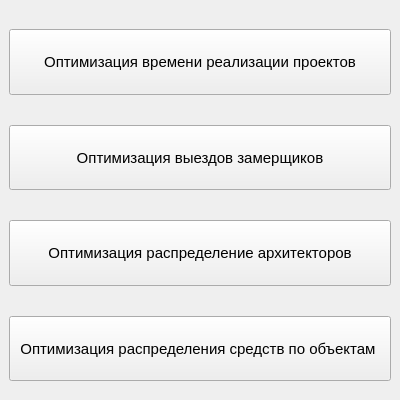
<?xml version="1.0" encoding="UTF-8"?>
<ui version="4.0">
 <class>MainWindow</class>
 <widget class="QMainWindow" name="MainWindow">
  <property name="geometry">
   <rect>
    <x>0</x>
    <y>0</y>
    <width>400</width>
    <height>400</height>
   </rect>
  </property>
  <property name="sizePolicy">
   <sizepolicy hsizetype="Fixed" vsizetype="Fixed">
    <horstretch>0</horstretch>
    <verstretch>0</verstretch>
   </sizepolicy>
  </property>
  <property name="minimumSize">
   <size>
    <width>400</width>
    <height>400</height>
   </size>
  </property>
  <property name="maximumSize">
   <size>
    <width>400</width>
    <height>400</height>
   </size>
  </property>
  <property name="baseSize">
   <size>
    <width>385</width>
    <height>400</height>
   </size>
  </property>
  <property name="windowTitle">
   <string>Optimizations</string>
  </property>
  <widget class="QWidget" name="centralwidget">
   <layout class="QVBoxLayout" name="verticalLayout_2">
    <item>
     <layout class="QVBoxLayout" name="verticalLayout">
      <property name="spacing">
       <number>30</number>
      </property>
      <property name="topMargin">
       <number>20</number>
      </property>
      <property name="bottomMargin">
       <number>10</number>
      </property>
      <item>
       <widget class="QPushButton" name="ProjectsButton">
        <property name="sizePolicy">
         <sizepolicy hsizetype="Minimum" vsizetype="Preferred">
          <horstretch>0</horstretch>
          <verstretch>0</verstretch>
         </sizepolicy>
        </property>
        <property name="font">
         <font>
          <pointsize>11</pointsize>
         </font>
        </property>
        <property name="text">
         <string>Оптимизация времени реализации проектов</string>
        </property>
       </widget>
      </item>
      <item>
       <widget class="QPushButton" name="MeasurersButton">
        <property name="sizePolicy">
         <sizepolicy hsizetype="Minimum" vsizetype="Preferred">
          <horstretch>0</horstretch>
          <verstretch>0</verstretch>
         </sizepolicy>
        </property>
        <property name="font">
         <font>
          <pointsize>11</pointsize>
         </font>
        </property>
        <property name="text">
         <string>Оптимизация выездов замерщиков</string>
        </property>
       </widget>
      </item>
      <item>
       <widget class="QPushButton" name="ArchitectsButton">
        <property name="sizePolicy">
         <sizepolicy hsizetype="Minimum" vsizetype="Preferred">
          <horstretch>0</horstretch>
          <verstretch>0</verstretch>
         </sizepolicy>
        </property>
        <property name="font">
         <font>
          <pointsize>11</pointsize>
         </font>
        </property>
        <property name="text">
         <string>Оптимизация распределение архитекторов</string>
        </property>
       </widget>
      </item>
      <item>
       <widget class="QPushButton" name="VolumeButton">
        <property name="sizePolicy">
         <sizepolicy hsizetype="Minimum" vsizetype="Preferred">
          <horstretch>0</horstretch>
          <verstretch>0</verstretch>
         </sizepolicy>
        </property>
        <property name="font">
         <font>
          <pointsize>11</pointsize>
         </font>
        </property>
        <property name="text">
         <string>Оптимизация распределения средств по объектам </string>
        </property>
       </widget>
      </item>
     </layout>
    </item>
   </layout>
  </widget>
 </widget>
 <resources/>
 <connections/>
</ui>
